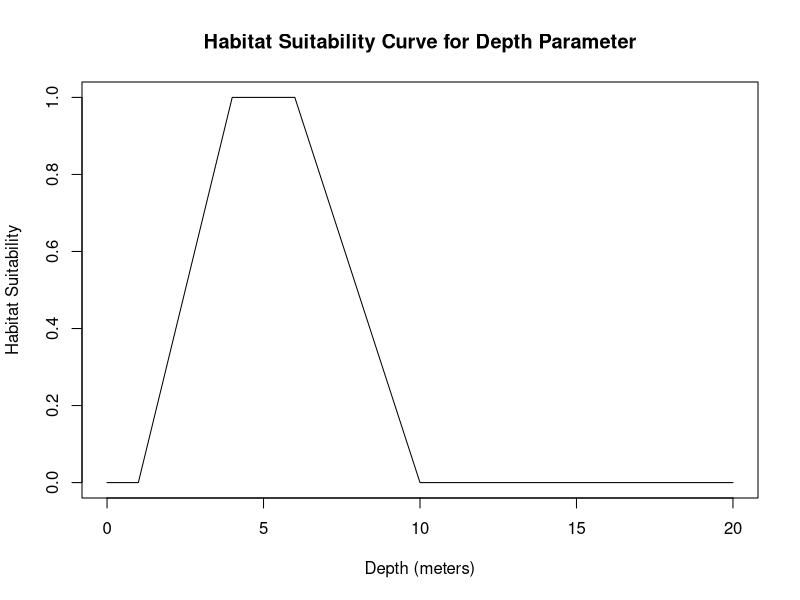
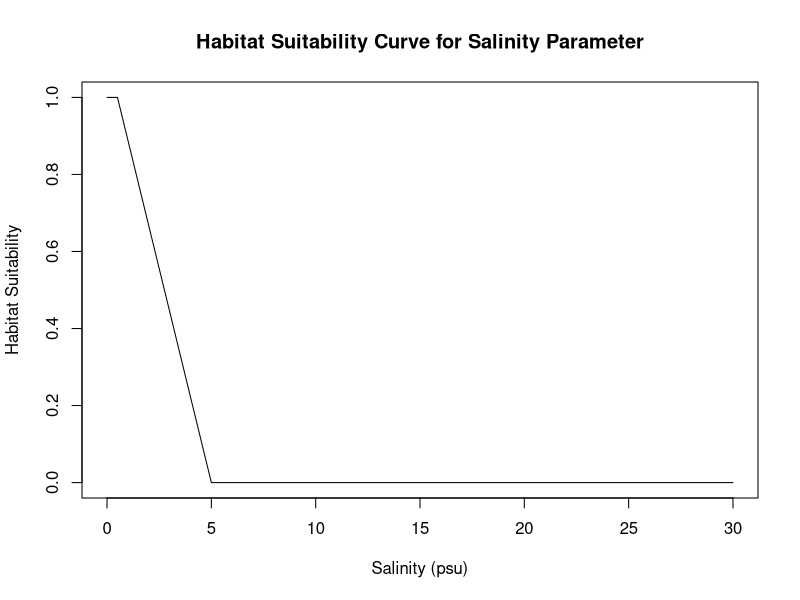
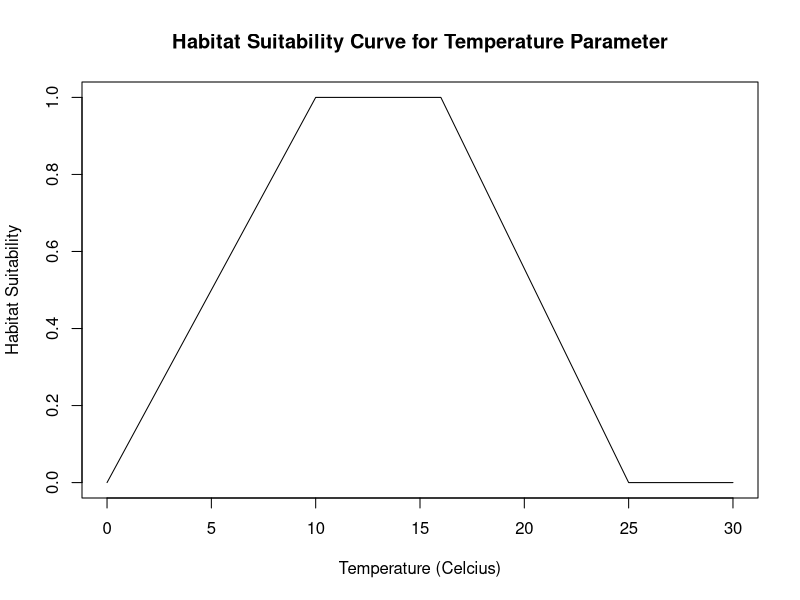
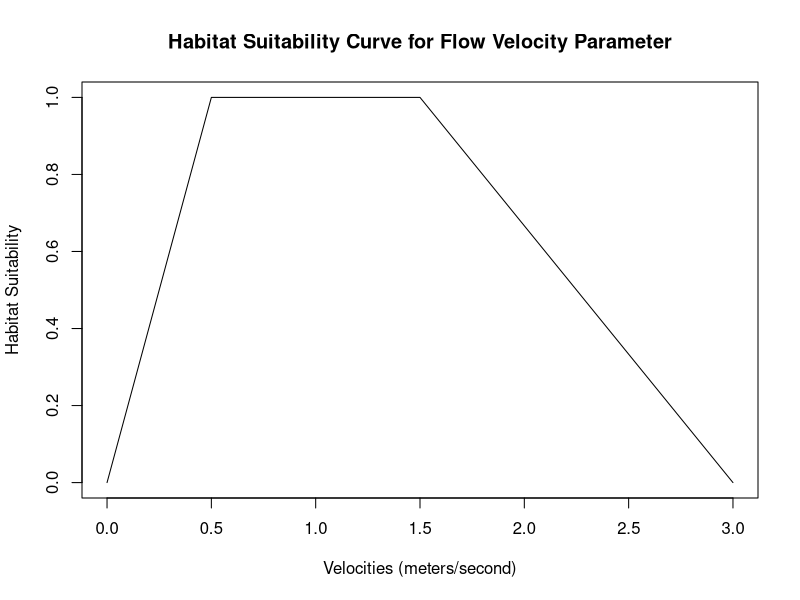
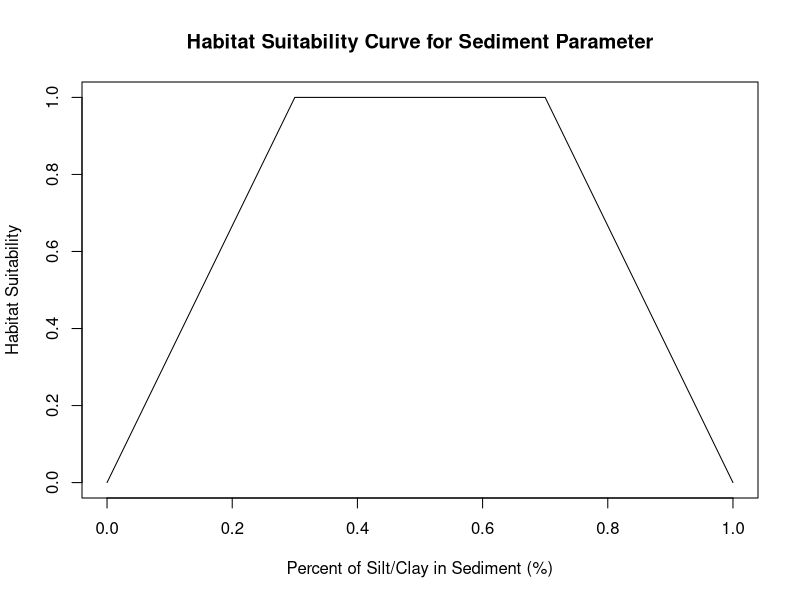

The R source for these figures, in order:
## ---- chunk 1
#depth_range <- c(0.305,0.61)#in meters
depth <- (0.305+1)/2 #average between min & max
depth_suitability_curve <- function(depth) {
  # Define the optimal range for depth
  optimal_depth_range <- c(4, 6) # meters

  # Define the lower and upper thresholds for depth
  lower_threshold <- 1 # meters
  upper_threshold <- 10 # meters

  # Compute the habitat suitability score based on depth
  if (depth < lower_threshold | depth > upper_threshold) {
    suitability_score <- 0
  } else if (depth >= optimal_depth_range[1] & depth <= optimal_depth_range[2]) {
    suitability_score <- 1
  } else if (depth < optimal_depth_range[1]) {
    suitability_score <- (depth - lower_threshold) / (optimal_depth_range[1] - lower_threshold)
  } else if (depth > optimal_depth_range[2]) {
    suitability_score <- (upper_threshold - depth) / (upper_threshold - optimal_depth_range[2])
  }

  return(suitability_score)
}
plot_depth_suitability_curve <- function() {
  # Define the range of depths to plot
  depths <- seq(0, 20, by = 0.01)

  # Compute the habitat suitability score for each depth value
  suitability_scores <- sapply(depths, depth_suitability_curve)

  # Plot the suitability scores as a curve
  plot(depths, suitability_scores, type = "l", xlab = "Depth (meters)", ylab = "Habitat Suitability", ylim=c(0,1),
       main = "Habitat Suitability Curve for Depth Parameter")
}
plot_depth_suitability_curve()
## ---- chunk 2
#optimal Salinity range from 0.0psu-0.5psu
Salinity <- (0.5+5)/2 #average between min & max
salinity_suitability_curve <- function(Salinity,optimal_salinity_range) {
  # Define the optimal range for Salinity
  optimal_salinity_range <- c(0, 0.5) #psu

  # Define the lower and upper thresholds for Salinity
  lower_threshold <- 0 # psu
  upper_threshold <- 5 # psu

  # Compute the habitat suitability score based on Salinity
  if (Salinity < lower_threshold | Salinity > upper_threshold) {
    suitability_score <- 0
  } else if (Salinity >= optimal_salinity_range[1] & Salinity <= optimal_salinity_range[2]) {
    suitability_score <- 1
  } else if (Salinity < optimal_salinity_range[1]) {
    suitability_score <- (Salinity - lower_threshold) / (optimal_salinity_range[1] - lower_threshold)
  } else if (Salinity > optimal_salinity_range[2]) {
    suitability_score <- (upper_threshold - Salinity) / (upper_threshold - optimal_salinity_range[2])
  }

  return(suitability_score)
}
plot_salinity_suitability_curve <- function() {
  # Define the range of Salinities to plot
  Salinities <- seq(0, 30, by = 0.01)

  # Compute the habitat suitability score for each depth value
  suitability_scores <- sapply(Salinities, salinity_suitability_curve)

  # Plot the suitability scores as a curve
  plot(Salinities, suitability_scores, type = "l", xlab = "Salinity (psu)", ylab = "Habitat Suitability", ylim=c(0,1),
       main = "Habitat Suitability Curve for Salinity Parameter")
}
plot_salinity_suitability_curve()
## ---- chunk 3
#optimal temperature range from 0.0psu-0.5psu
temperature <- (6+15)/2 #average between min & max
temperature_suitability_curve <- function(temperature,optimal_temp_range) {
  # Define the optimal range for temperature
  optimal_temp_range <- c(10,16) #celcius

  # Define the lower and upper thresholds for temperature
  lower_threshold <- 0 # psu
  upper_threshold <- 25 # psu

  # Compute the habitat suitability score based on temperature
  if (temperature < lower_threshold | temperature > upper_threshold) {
    suitability_score <- 0
  } else if (temperature >= optimal_temp_range[1] & temperature <= optimal_temp_range[2]) {
    suitability_score <- 1
  } else if (temperature < optimal_temp_range[1]) {
    suitability_score <- (temperature - lower_threshold) / (optimal_temp_range[1] - lower_threshold)
  } else if (temperature > optimal_temp_range[2]) {
    suitability_score <- (upper_threshold - temperature) / (upper_threshold - optimal_temp_range[2])
  }

  return(suitability_score)
}
plot_temperature_suitability_curve <- function() {
  # Define the range of temperature to plot
  temps <- seq(0, 30, by = 0.01)

  # Compute the habitat suitability score for each depth value
  suitability_scores <- sapply(temps, temperature_suitability_curve)

  # Plot the suitability scores as a curve
  plot(temps, suitability_scores, type = "l", xlab = "Temperature (Celcius)", ylab = "Habitat Suitability", ylim=c(0,1),
       main = "Habitat Suitability Curve for Temperature Parameter")
}
plot_temperature_suitability_curve()
## ---- chunk 4
#depth_range <- c(0.305,0.61)#in meters
flow_velocity <- (0.3-0.5)/2 #average between min & max
flow_velocity_suitability <- function(flow_velocity) {
  # Define the optimal range for depth
  optimal_velocity_range <- c(0.5, 1.5) # meters/second

  # Define the lower and upper thresholds for depth
  lower_threshold <- 0 # meters/second
  upper_threshold <- 3 # meters/second

  # Compute the habitat suitability score based on depth
  if (flow_velocity < lower_threshold | flow_velocity > upper_threshold) {
    suitability_score <- 0
  } else if (flow_velocity >= optimal_velocity_range[1] & flow_velocity <= optimal_velocity_range[2]) {
    suitability_score <- 1
  } else if (flow_velocity < optimal_velocity_range[1]) {
    suitability_score <- (flow_velocity - lower_threshold) / (optimal_velocity_range[1] - lower_threshold)
  } else if (flow_velocity > optimal_velocity_range[2]) {
    suitability_score <- (upper_threshold - flow_velocity) / (upper_threshold - optimal_velocity_range[2])
  }

  return(suitability_score)
}
plot_Velocity_suitability_curve <- function() {
  # Define the range of depths to plot
  velocities <- seq(0,3, by = 0.01)

  # Compute the habitat suitability score for each depth value
  suitability_scores <- sapply(velocities, flow_velocity_suitability)

  # Plot the suitability scores as a curve
  plot(velocities, suitability_scores, type = "l", xlab = "Velocities (meters/second)", ylab = "Habitat Suitability", ylim=c(0,1),
       main = "Habitat Suitability Curve for Flow Velocity Parameter")
}
plot_Velocity_suitability_curve()
## ---- chunk 5
#depth_range <- c(0.305,0.61)#in meters
SiltClay_per <- (0-0.2)/2 #average between min & max
siltclay_suitability <- function(SiltClay_per) {
  # Define the optimal range for depth
  optimal_siltclay_range <- c(0.3, 0.7) # percent

  # Define the lower and upper thresholds for silt clay percentage
  lower_threshold <- 0 # meters/second
  upper_threshold <- 1 # meters/second

  # Compute the habitat suitability score based on depth
  if (SiltClay_per < lower_threshold | SiltClay_per > upper_threshold) {
    suitability_score <- 0
  } else if (SiltClay_per >= optimal_siltclay_range[1] & SiltClay_per <= optimal_siltclay_range[2]) {
    suitability_score <- 1
  } else if (SiltClay_per < optimal_siltclay_range[1]) {
    suitability_score <- (SiltClay_per - lower_threshold) / (optimal_siltclay_range[1] - lower_threshold)
  } else if (SiltClay_per > optimal_siltclay_range[2]) {
    suitability_score <- (upper_threshold - SiltClay_per) / (upper_threshold - optimal_siltclay_range[2])
  }

  return(suitability_score)
}
plot_SiltClay_suitability_curve <- function() {
  # Define the range of depths to plot
  siltclay_percentile <- seq(0,1, by = 0.01)

  # Compute the habitat suitability score for each depth value
  suitability_scores <- sapply(siltclay_percentile, siltclay_suitability)

  # Plot the suitability scores as a curve
  plot(siltclay_percentile, suitability_scores, type = "l", xlab = "Percent of Silt/Clay in Sediment (%)", ylab = "Habitat Suitability", ylim=c(0,1),
       main = "Habitat Suitability Curve for Sediment Parameter")
}
plot_SiltClay_suitability_curve()
